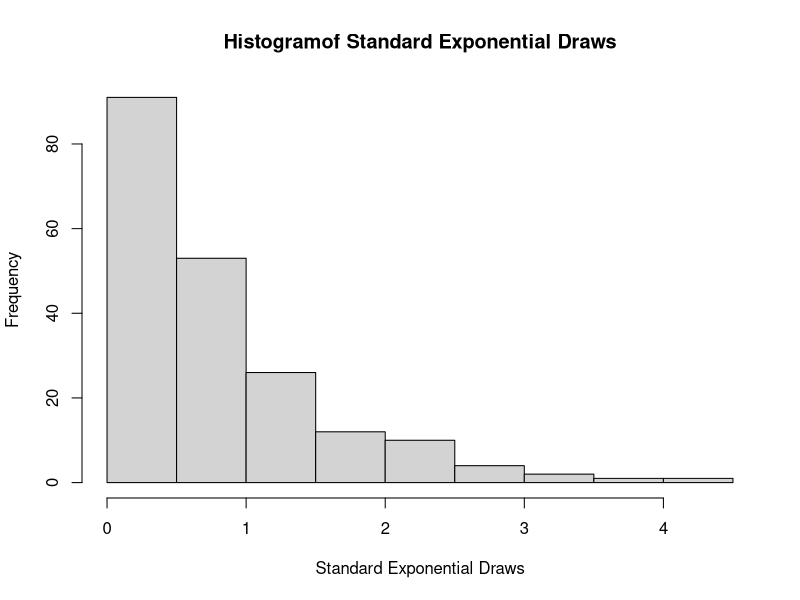
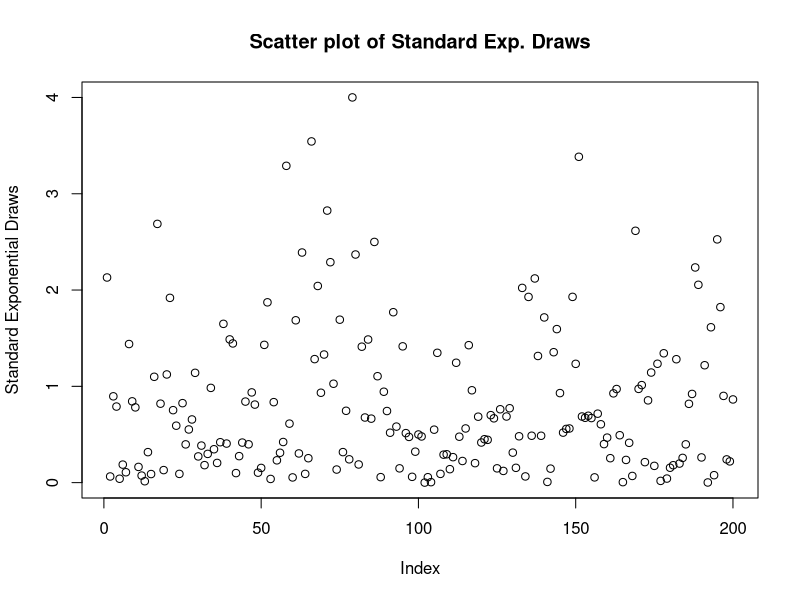
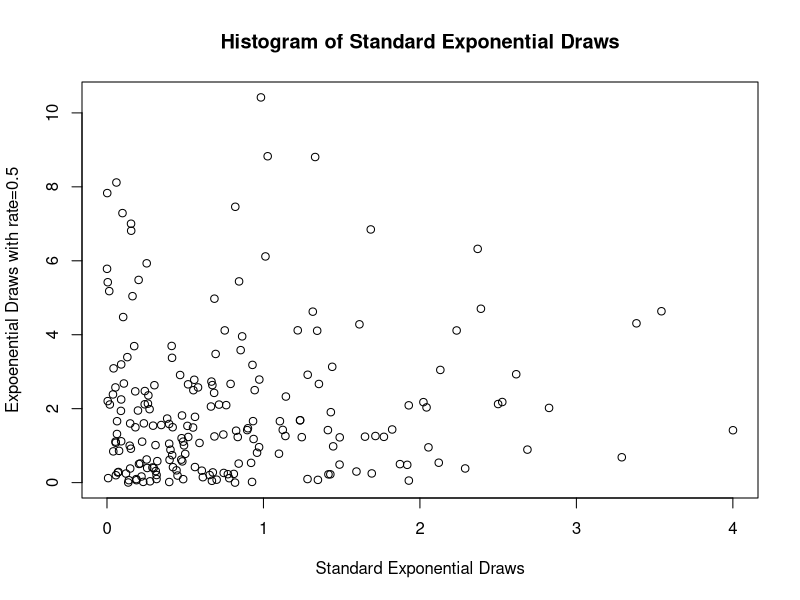
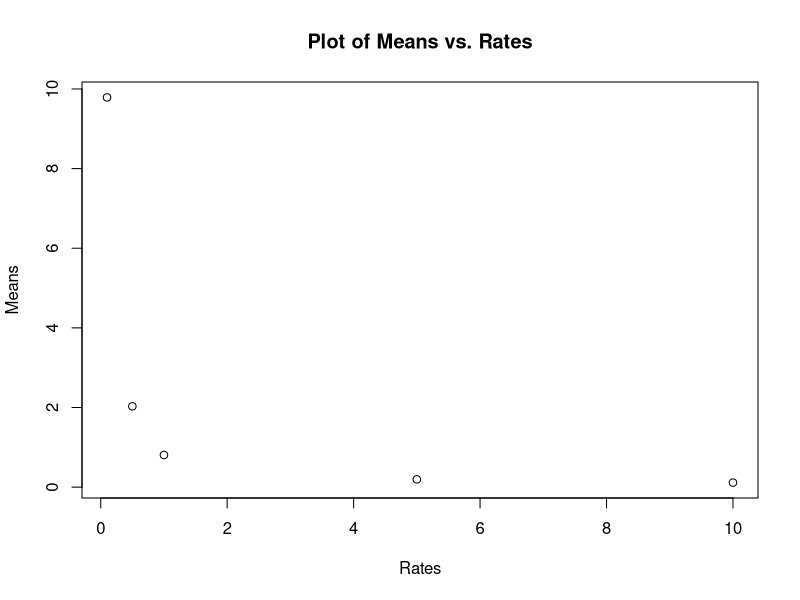
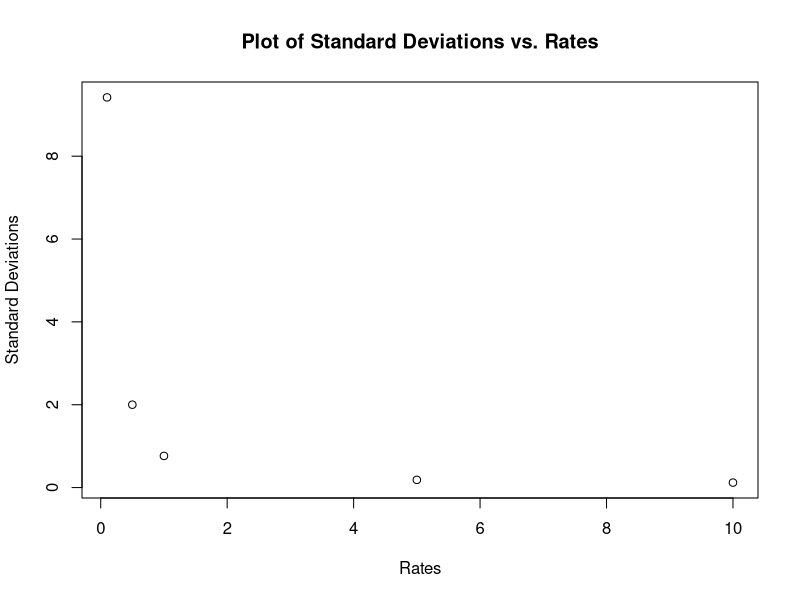
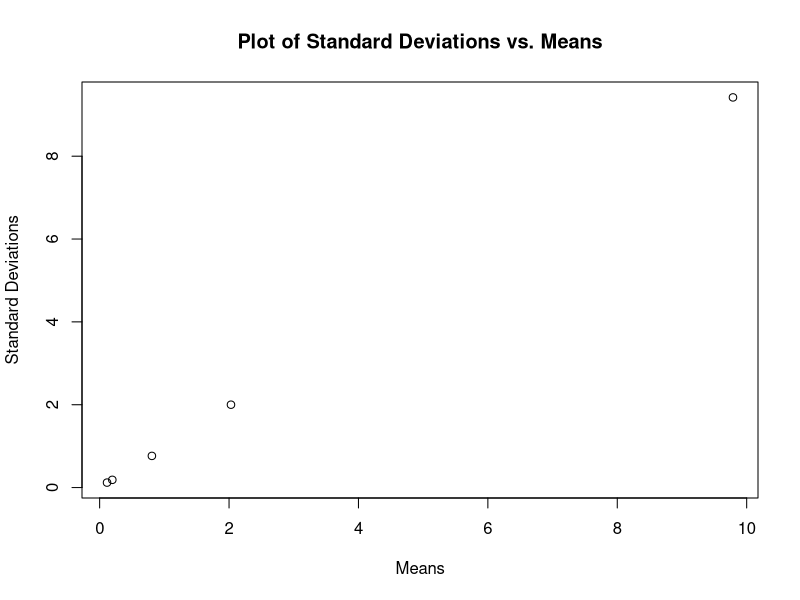
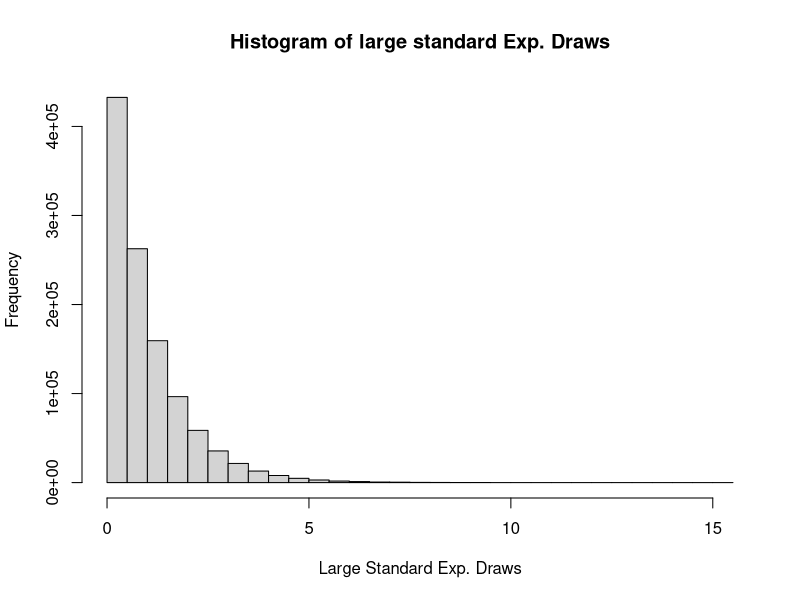
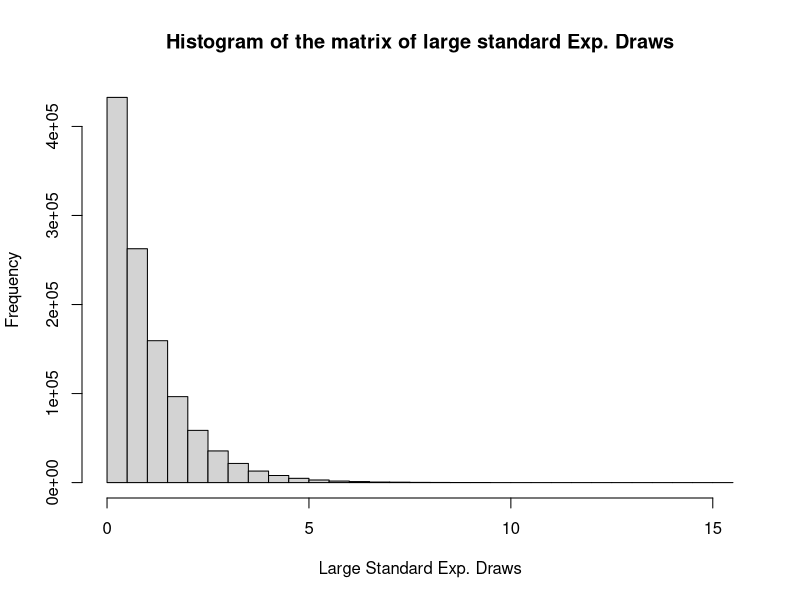

Write the R code that produced these figures, in order.
## ---- chunk 1
exp.draws.1=rexp(200)
mean(exp.draws.1)
sd(exp.draws.1)
## ---- chunk 2
exp.draws.0.1=rexp(200,rate=0.1)
mean(exp.draws.0.1)
sd(exp.draws.0.1)
## ---- chunk 3
exp.draws.0.5=rexp(200,rate=0.5)
mean(exp.draws.0.5)
sd(exp.draws.0.5)
## ---- chunk 4
exp.draws.5=rexp(200,rate=5)
mean(exp.draws.5)
sd(exp.draws.5)
## ---- chunk 5
exp.draws.10=rexp(200,rate=10)
mean(exp.draws.10)
sd(exp.draws.10)
## ---- chunk 6
hist(exp.draws.1, xlab="Standard Exponential Draws", main="Histogramof Standard Exponential Draws")
## ---- chunk 7
plot(exp.draws.1,ylab="Standard Exponential Draws", main="Scatter plot of Standard Exp. Draws")
## ---- chunk 8
plot(exp.draws.1,exp.draws.0.5,xlab="Standard Exponential Draws", ylab="Expoenential Draws with rate=0.5",main="Histogram of Standard Exponential Draws")
## ---- chunk 9
mat <- cbind(exp.draws.0.1,exp.draws.0.5,exp.draws.1,exp.draws.5,exp.draws.10)
meanvec <- apply(mat,2,mean)
## ---- chunk 10
rates<-c(0.1,0.5,1,5,10)
plot(rates,meanvec, xlab="Rates",ylab="Means",main="Plot of Means vs. Rates")
## ---- chunk 11
sdvec <- apply(mat,2,sd)
plot(rates,sdvec,xlab="Rates",ylab="Standard Deviations",main="Plot of Standard Deviations vs. Rates")
## ---- chunk 12
plot(meanvec,sdvec,xlab="Means",ylab="Standard Deviations",main="Plot of Standard Deviations vs. Means")
## ---- chunk 13
big.exp.draws.1 <- rexp(1100000)
mean(big.exp.draws.1)
sd(big.exp.draws.1)
## ---- chunk 14
hist(big.exp.draws.1, xlab="Large Standard Exp. Draws", main="Histogram of large standard Exp. Draws")
## ---- chunk 15
big1<-big.exp.draws.1[big.exp.draws.1>1]
mean(big1)
## ---- chunk 16
big.exp.draws.1.mat<-matrix(big.exp.draws.1,nrow=1100)
bighist<-hist(big.exp.draws.1.mat, xlab="Large Standard Exp. Draws", main="Histogram of the matrix of large standard Exp. Draws")
## ---- chunk 17
mean(big.exp.draws.1.mat[,371])
## ---- chunk 18
mean.all <- colMeans(big.exp.draws.1.mat)
hist(mean.all, xlab="Mean of the columns", main="Histogram of the means of the columns of big matrix")
